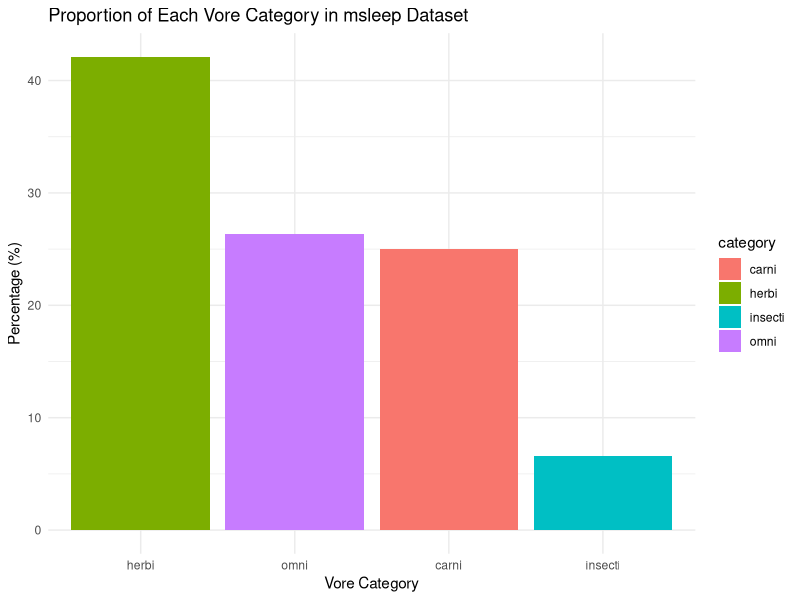
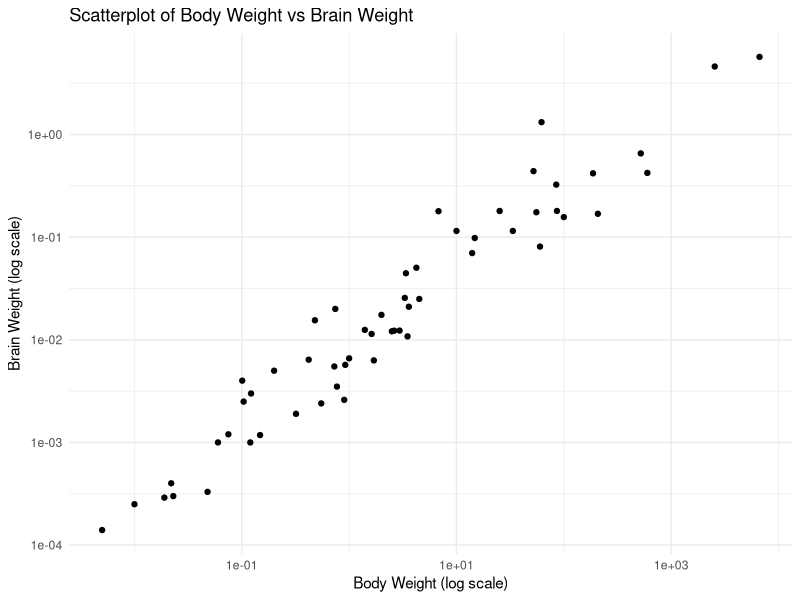

The R script that drew these images, in order:
## ---- chunk 1
# Set CRAN mirror
options(repos = c(CRAN = "https://cloud.r-project.org/"))

if (!require(ggplot2)) install.packages("ggplot2")
if (!require(dplyr)) install.packages("dplyr")

library(ggplot2)
library(dplyr)

#problem 1
library(ggplot2)
data(msleep)
dim(msleep)
head(msleep)
summary(msleep)
colSums(is.na(msleep))
cat("The msleep dataset contains", dim(msleep)[1], "rows and", dim(msleep)[2], "columns.\n")
cat("Column types and a brief overview of the data:\n")
str(msleep)
cat("\nSummary statistics and missing values:\n")
summary(msleep)


# Problem 2

data(msleep)

vore_counts <- table(msleep$vore)
vore_proportions <- prop.table(vore_counts)
vore_percentages <- vore_proportions * 100

vore_data <- data.frame(
  category = names(vore_percentages),
  percentage = vore_percentages
)

print(vore_data)


install.packages("ggplot2")

library(ggplot2)

ggplot(vore_data, aes(x = reorder(category, -percentage.Freq), y = percentage.Freq, fill = category)) +
  geom_bar(stat = "identity") +
  labs(title = "Proportion of Each Vore Category in msleep Dataset",
       x = "Vore Category",
       y = "Percentage (%)") +
  theme_minimal()


#p3
omnivores_data <- msleep %>%
  filter(vore == "omni")
mean_sleep_total <- mean(omnivores_data$sleep_total, na.rm = TRUE)
print(mean_sleep_total)

#p4
ggplot(msleep, aes(x = bodywt, y = brainwt)) +
  geom_point() +
  scale_x_log10() +
  scale_y_log10() +
  labs(title = "Scatterplot of Body Weight vs Brain Weight",
       x = "Body Weight (log scale)",
       y = "Brain Weight (log scale)") +
  theme_minimal()


#p5
correlation <- cor(msleep$bodywt, msleep$brainwt, use = "complete.obs")
print(correlation)


#p6
mean_sleep <- mean(msleep$sleep_total, na.rm = TRUE)
sd_sleep <- sd(msleep$sleep_total, na.rm = TRUE)
lower_threshold <- mean_sleep - 1.5 * sd_sleep
upper_threshold <- mean_sleep + 1.5 * sd_sleep

outliers <- msleep %>%
  filter(sleep_total < lower_threshold | sleep_total > upper_threshold) %>%
  select(name, sleep_total)
print(outliers)

